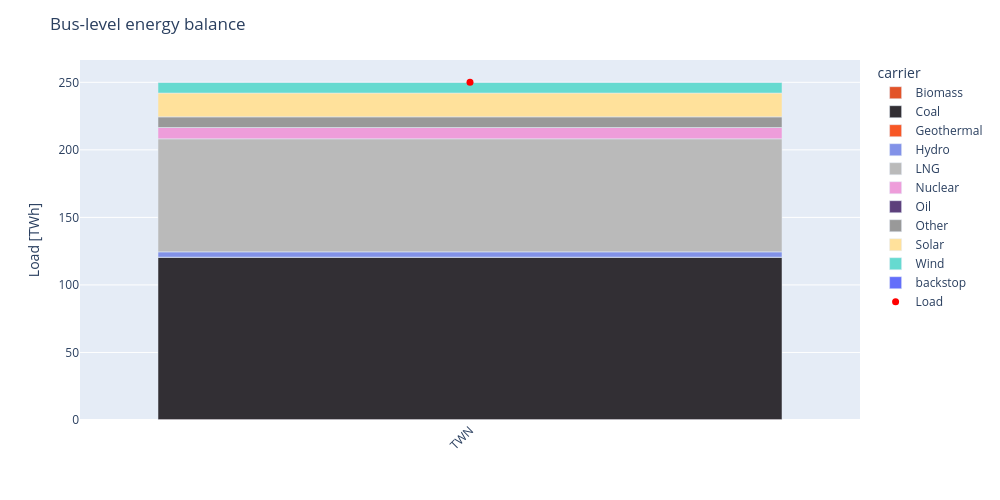

Here is the notebook cell this chart was saved with:
### Code cell
# --- CHECKING ENERGY BALANCE --- #
fig = tz_pypsa.plotting.energy_balance(n, 2024)
fig.update_layout(width=1000,height=500)
fig.show()

### Figure 1 — Plotly figure (JSON) as saved in the notebook; plotly's stock layout.template omitted (floating-point values rounded to 4 significant figures)
{"data": [{"hovertemplate": "carrier=Biomass<br>bus=%{x}<br>value=%{y}<extra></extra>", "legendgroup": "Biomass", "marker": {"color": "#e25329", "pattern": {"shape": ""}}, "name": "Biomass", "orientation": "v", "showlegend": true, "textposition": "auto", "type": "bar", "x": ["TWN"], "xaxis": "x", "y": [0.3338], "yaxis": "y"}, {"hovertemplate": "carrier=Coal<br>bus=%{x}<br>value=%{y}<extra></extra>", "legendgroup": "Coal", "marker": {"color": "#322f34", "pattern": {"shape": ""}}, "name": "Coal", "orientation": "v", "showlegend": true, "textposition": "auto", "type": "bar", "x": ["TWN"], "xaxis": "x", "y": [120.2], "yaxis": "y"}, {"hovertemplate": "carrier=Geothermal<br>bus=%{x}<br>value=%{y}<extra></extra>", "legendgroup": "Geothermal", "marker": {"color": "#f75726", "pattern": {"shape": ""}}, "name": "Geothermal", "orientation": "v", "showlegend": true, "textposition": "auto", "type": "bar", "x": ["TWN"], "xaxis": "x", "y": [0.06149], "yaxis": "y"}, {"hovertemplate": "carrier=Hydro<br>bus=%{x}<br>value=%{y}<extra></extra>", "legendgroup": "Hydro", "marker": {"color": "#8292e8", "pattern": {"shape": ""}}, "name": "Hydro", "orientation": "v", "showlegend": true, "textposition": "auto", "type": "bar", "x": ["TWN"], "xaxis": "x", "y": [3.919], "yaxis": "y"}, {"hovertemplate": "carrier=LNG<br>bus=%{x}<br>value=%{y}<extra></extra>", "legendgroup": "LNG", "marker": {"color": "#bababa", "pattern": {"shape": ""}}, "name": "LNG", "orientation": "v", "showlegend": true, "textposition": "auto", "type": "bar", "x": ["TWN"], "xaxis": "x", "y": [83.69], "yaxis": "y"}, {"hovertemplate": "carrier=Nuclear<br>bus=%{x}<br>value=%{y}<extra></extra>", "legendgroup": "Nuclear", "marker": {"color": "#ee9dda", "pattern": {"shape": ""}}, "name": "Nuclear", "orientation": "v", "showlegend": true, "textposition": "auto", "type": "bar", "x": ["TWN"], "xaxis": "x", "y": [8.354], "yaxis": "y"}, {"hovertemplate": "carrier=Oil<br>bus=%{x}<br>value=%{y}<extra></extra>", "legendgroup": "Oil", "marker": {"color": "#5d407c", "pattern": {"shape": ""}}, "name": "Oil", "orientation": "v", "showlegend": true, "textposition": "auto", "type": "bar", "x": ["TWN"], "xaxis": "x", "y": [0.0], "yaxis": "y"}, {"hovertemplate": "carrier=Other<br>bus=%{x}<br>value=%{y}<extra></extra>", "legendgroup": "Other", "marker": {"color": "#999999", "pattern": {"shape": ""}}, "name": "Other", "orientation": "v", "showlegend": true, "textposition": "auto", "type": "bar", "x": ["TWN"], "xaxis": "x", "y": [7.881], "yaxis": "y"}, {"hovertemplate": "carrier=Solar<br>bus=%{x}<br>value=%{y}<extra></extra>", "legendgroup": "Solar", "marker": {"color": "#ffe19b", "pattern": {"shape": ""}}, "name": "Solar", "orientation": "v", "showlegend": true, "textposition": "auto", "type": "bar", "x": ["TWN"], "xaxis": "x", "y": [17.65], "yaxis": "y"}, {"hovertemplate": "carrier=Wind<br>bus=%{x}<br>value=%{y}<extra></extra>", "legendgroup": "Wind", "marker": {"color": "#66dad0", "pattern": {"shape": ""}}, "name": "Wind", "orientation": "v", "showlegend": true, "textposition": "auto", "type": "bar", "x": ["TWN"], "xaxis": "x", "y": [7.892], "yaxis": "y"}, {"hovertemplate": "carrier=backstop<br>bus=%{x}<br>value=%{y}<extra></extra>", "legendgroup": "backstop", "marker": {"color": "#636efa", "pattern": {"shape": ""}}, "name": "backstop", "orientation": "v", "showlegend": true, "textposition": "auto", "type": "bar", "x": ["TWN"], "xaxis": "x", "y": [0.0], "yaxis": "y"}, {"marker": {"color": "red", "size": 7, "symbol": "circle"}, "mode": "markers", "name": "Load", "type": "scatter", "x": ["TWN"], "y": [250.0]}], "layout": {"barmode": "relative", "height": 500, "legend": {"title": {"text": "carrier"}, "tracegroupgap": 0}, "margin": {"t": 60}, "title": {"text": "Bus-level energy balance"}, "width": 1000, "xaxis": {"anchor": "y", "categoryarray": ["TWN"], "categoryorder": "array", "domain": [0, 1], "tickangle": -45, "title": {"text": ""}}, "yaxis": {"anchor": "x", "domain": [0, 1], "title": {"text": "Load [TWh]"}}}}
